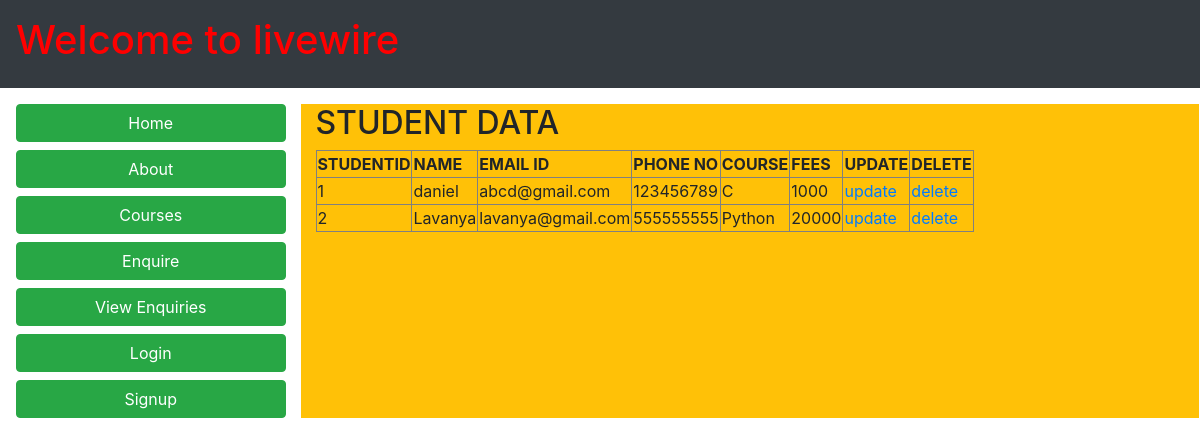
Screenshot of /view/ (signed in) with the database file from the repository.
### sample/models.py (models this page shows)
class student(models.Model):
    stdid=models.CharField(max_length=10,unique=True)
    name=models.CharField(max_length=20)
    phone=models.BigIntegerField()
    email=models.EmailField()
    course=models.CharField(max_length=20,
                            choices=[('Java','Java'),
                                     ('Python','Python'),
                                     ('C','C')],default='python')
    fees=models.IntegerField()

### sample/views.py (the view)
# urls.py: path('view/',login_required(Viewstudent.as_view()),name='view'),
class Viewstudent(ListView):
    model = student
    template_name = 'Viewstudent.html'
    context_object_name = 'data'

### templates/Viewstudent.html
{% extends 'home.html' %}
{% block content %}
<h2> STUDENT DATA</h2>
<table border="" class="p-4">
    <tr>
       <th>STUDENTID</th>
        <th>NAME</th>
        <th>EMAIL ID</th>
        <th>PHONE NO</th>
        <th>COURSE</th>
        <th>FEES</th>
        <th>UPDATE</th>
        <th>DELETE</th>
    </tr>
    {% for a in data %}
    <tr>
        <td>{{a.stdid}}</td>
        <td>{{a.name}}</td>
        <td>{{a.email}}</td>
        <td>{{a.phone}}</td>
        <td>{{a.course}}</td>
        <td>{{a.fees}}</td>
        <td><a href="/updatestu/{{a.id}}">update</a></td>
        <td><a href="/deletestu/{{a.id}}">delete</a></td>
    </tr>
    {% endfor %}
</table>
{% endblock %}

### rows the page displays
student: stdid "1", name "daniel", email "abcd@gmail.com", phone "123456789", course "C", fees "1000"
student: stdid "2", name "Lavanya", email "lavanya@gmail.com", phone "555555555", course "Python", fees "20000"
